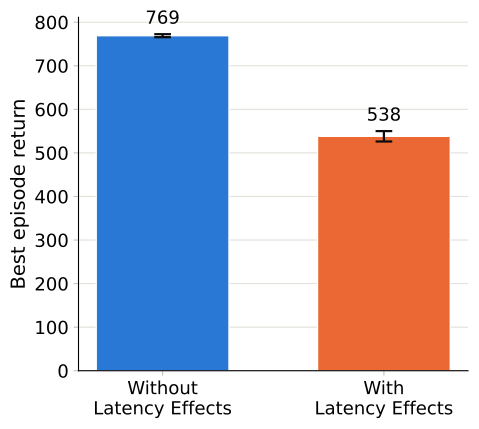

The script that saved this image:
"""Bar chart: Teacher's best real-time vs. best non-real-time performance.

For each evaluation regime we take the MPPI configuration achieving the highest
mean episode return and report that return with its standard error of the mean
(SEM), drawn as an error bar. Colours reuse the CVD-safe palette shared with the
latency-vs-performance figures.

Run from this directory (or anywhere -- paths are resolved relative to the
script location):

    python trc_teacher_realtime_vs_nonrealtime_bar.py
"""

from pathlib import Path

import matplotlib.pyplot as plt
import numpy as np

HERE = Path(__file__).resolve().parent

MODEL = "teacher"

# CVD-safe categorical pair (blue / orange) -- same scheme as the other figures.
REGIMES = [
    {"label": "Without\nLatency Effects", "infix": "_", "color": "#2a78d6"},
    {"label": "With\nLatency Effects", "infix": "_real_task_", "color": "#eb6834"},
]


def best_return(infix):
    """Return (mean, sem) of the highest-return config for this regime."""
    ret = np.load(HERE / f"{MODEL}{infix}return_means.npy").ravel()
    sem = np.load(HERE / f"{MODEL}{infix}return_sem.npy").ravel()
    i = int(np.argmax(ret))
    return ret[i], sem[i]


def main():
    plt.rcParams.update(
        {
            "font.family": "sans-serif",
            "font.size": 14,
            "axes.spines.top": False,
            "axes.spines.right": False,
            "axes.linewidth": 0.8,
            "axes.grid": True,
            "axes.grid.axis": "y",
            "grid.color": "#e1e0d9",
            "grid.linewidth": 0.8,
            "figure.dpi": 150,
        }
    )

    labels = [r["label"] for r in REGIMES]
    colors = [r["color"] for r in REGIMES]
    means, sems = np.array([best_return(r["infix"]) for r in REGIMES]).T

    fig, ax = plt.subplots(figsize=(5.0, 4.5))
    x = np.arange(len(REGIMES))

    ax.bar(
        x,
        means,
        width=0.6,
        color=colors,
        edgecolor="white",
        linewidth=1.0,
        zorder=2,
    )
    ax.errorbar(
        x,
        means,
        yerr=sems,
        fmt="none",
        ecolor="#0b0b0b",
        elinewidth=1.6,
        capsize=6,
        capthick=1.6,
        zorder=3,
    )

    # Value labels above each error bar.
    for xi, m, s in zip(x, means, sems):
        ax.text(xi, m + s + 0.02 * means.max(), f"{m:.0f}",
                ha="center", va="bottom", fontsize=13)

    ax.set_xticks(x)
    ax.set_xticklabels(labels)
    ax.set_ylabel("Best episode return")
    ax.set_ylim(bottom=0)
    ax.margins(y=0.12)
    ax.tick_params(labelsize=13, color="#c3c2b7")
    ax.set_axisbelow(True)

    fig.tight_layout()
    for ext in ("png", "pdf"):
        out = HERE / f"trc_teacher_realtime_vs_nonrealtime_bar.{ext}"
        fig.savefig(out, dpi=300, bbox_inches="tight")
        print(f"wrote {out}")
    plt.close(fig)


if __name__ == "__main__":
    main()
